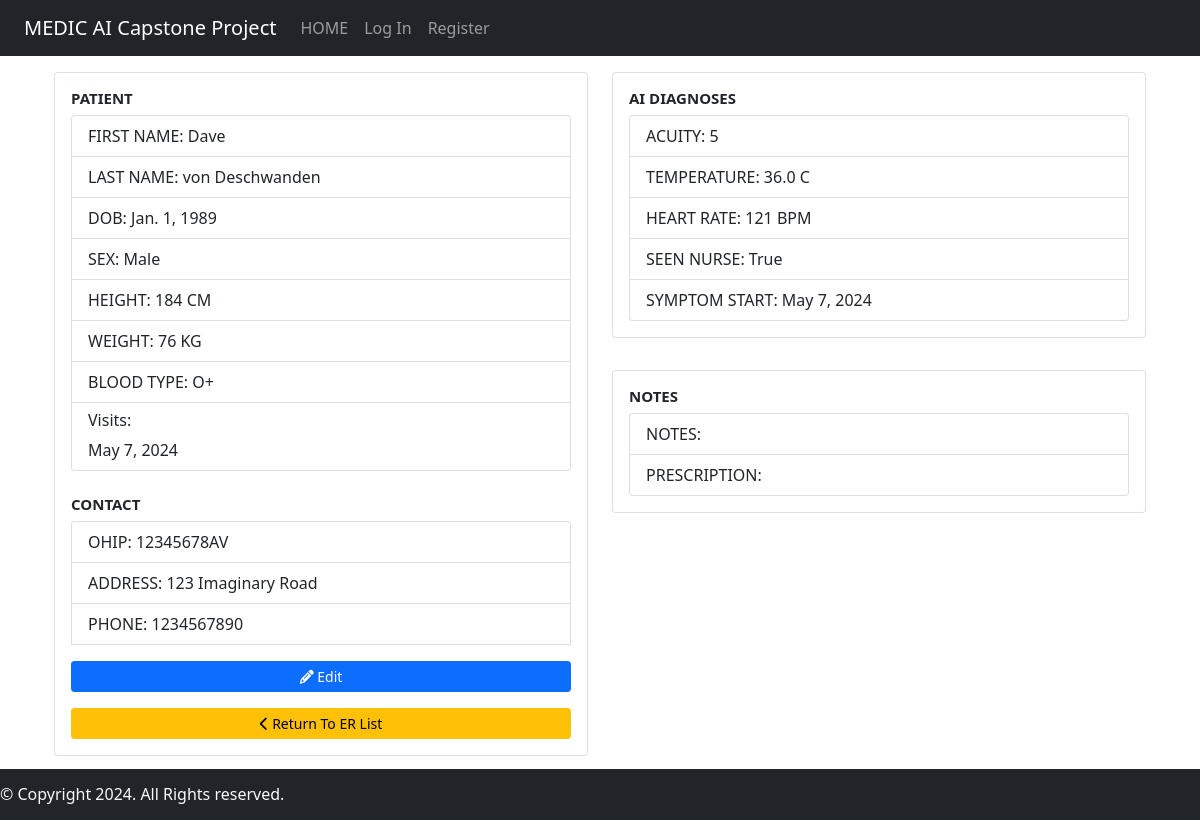
Page /patientinfo/1 on the earlier database version.
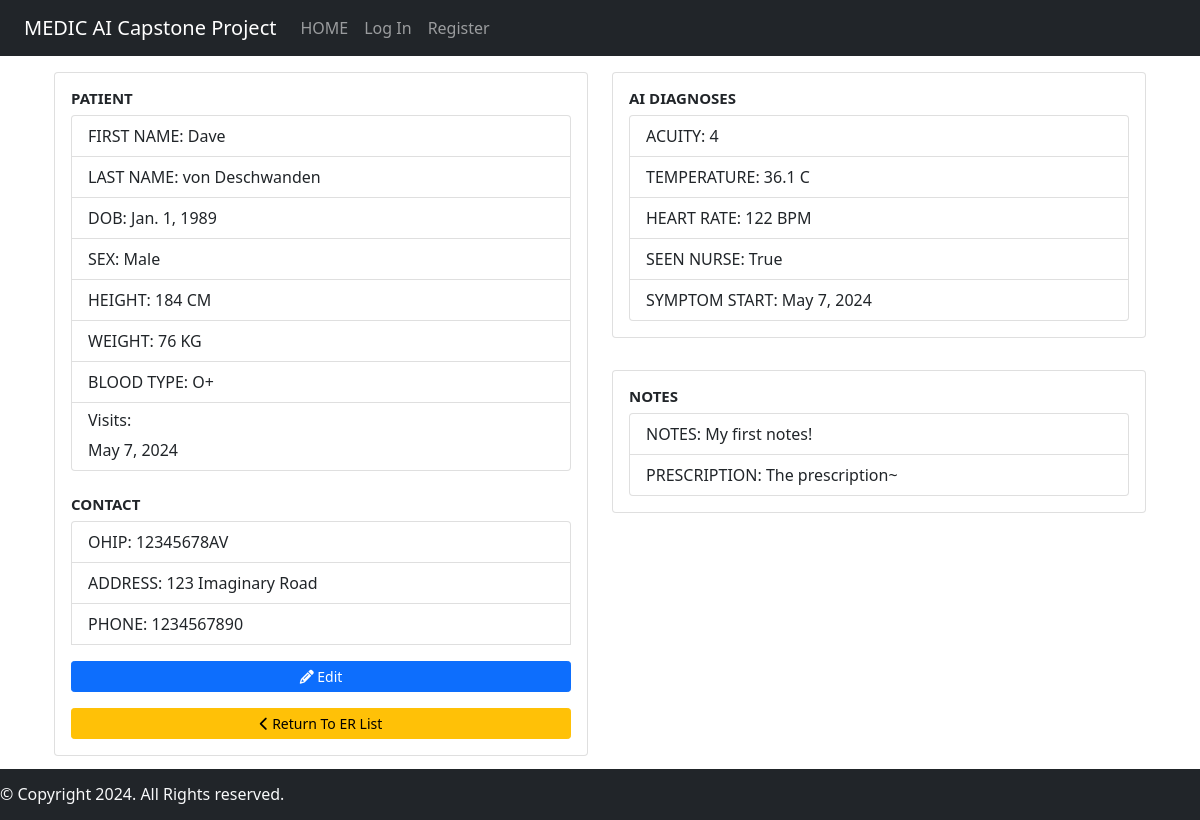
Same page on the later database version.
### medicAI/models.py (models this page shows)
class Patient(models.Model):
    BLOOD_TYPE = [
        ('AB+', 'AB+'),
        ('AB-', 'AB-'),
        ('A+', 'A+'),
        ('A-', 'A-'),
        ('B+', 'B+'),
        ('B-', 'B-'),
        ('O+', 'O+'),
        ('O-', 'O-'),
    ]
    SEX_CHOICES = [
        ('Male', 'Male'),
        ('Female', 'Female'),
        ('Other', 'Other'),
    ]
    first_name = models.CharField(max_length=64)
    last_name = models.CharField(max_length=64)
    dob = models.DateField()
    address = models.CharField(max_length=64, blank=True)
    phone_number = models.CharField(max_length=10, blank=True)
    height = models.IntegerField(blank=True)
    weight = models.IntegerField(blank=True)
    sex = models.CharField(max_length=6, choices=SEX_CHOICES)
    ohip = models.CharField(max_length=12)
    blood_type = models.CharField(
        max_length=3,
        choices=BLOOD_TYPE,
        default="",
        blank=True
    )

class Hospital_Visit(models.Model):
    ACUITY_CHOICES = [
        ('1', '1'),
        ('2', '2'),
        ('3', '3'),
        ('4', '4'),
        ('5', '5'),
    ]
    patient = models.ForeignKey(Patient, on_delete=models.CASCADE)
    symptom_start_date = models.DateField(default=timezone.now, blank=True)
    acuity = models.CharField(max_length=1, choices=ACUITY_CHOICES, default='5')
    temperature = models.DecimalField(
        max_digits=3,
        decimal_places=1,
        null=True,
        blank=True,
        validators=[MinValueValidator(30), MaxValueValidator(45)]
    )
    heart_rate = models.IntegerField(null=True, blank=True)
    prescription = models.CharField(max_length=200, blank=True)
    diagnosis = models.CharField(max_length=200, blank=True)
    seen_nurse = models.BooleanField(default=False)

### medicAI/views.py (the view)
# urls.py: path("patientinfo/<str:patient_id>", views.patient_info, name="patientinfo"),
def patient_info(request, patient_id):
    patient = Patient.objects.get(pk=patient_id)
    visit_list = Hospital_Visit.objects.filter(id=patient_id).order_by('-symptom_start_date')
    most_recent_visit = visit_list.first()
    context= {
        'patient': patient,
        'visit_list' : visit_list,
        'current_visit': most_recent_visit
    }
    return render(request, "medicAI/patientinfo.html", context)

### medicAI/templates/medicAI/patientinfo.html (shortened to what this page needs)
{% extends "medicAI/layout.html" %}
{% block body %}
<div class="container" style="margin-top: 1rem; margin-bottom: 3rem;">
    <div class="row">
        <div class="col-md-6">
            <div class="card" style="margin-bottom: 1rem;">
                <div class="card-body">
                    <h5 class="card-title" style="font-size: 15px; font-weight: bold;">PATIENT</h5>
                    <ul class="list-group">
                        <li class="list-group-item">FIRST NAME: {{ patient.first_name }}</li>
                        <li class="list-group-item">LAST NAME: {{ patient.last_name }}</li>
                        <li class="list-group-item">DOB: {{ patient.dob }}</li>
                        <li class="list-group-item">SEX: {{ patient.sex }}</li>
                        <li class="list-group-item">HEIGHT: {{ patient.height }} CM</li>
                        <li class="list-group-item">WEIGHT: {{ patient.weight }} KG</li>
                        <li class="list-group-item">BLOOD TYPE: {{ patient.blood_type }}</li>
                        <li class="list-group-item">
                            <h6>Visits:</h6>
                            <ul class="list-group" style="list-style-type: none; padding-left: 0;">
                                {% for visit in visit_list %}
                                <li>{{ visit.symptom_start_date }}</li>
                                {% endfor %}
                            </ul>
                        </li>
                    </ul>
                    <br/>
                    <h5 class="card-title" style="font-size: 15px; font-weight: bold;">CONTACT</h5>
                    <ul class="list-group">
                        <li class="list-group-item">OHIP: {{ patient.ohip }}</li>
                        <li class="list-group-item">ADDRESS: {{ patient.address }}</li>
                        <li class="list-group-item">PHONE: {{ patient.phone_number }}</li>
                    <a href="{% url 'editpatientinfo' patient_id=patient.id %}" class="btn btn-primary btn-sm" style="margin-top: 1rem;"><i class="fas fa-pencil-alt"></i> Edit</a>
                    <a href="{% url 'patientlist' %}" class="btn btn-warning btn-sm" style="margin-top: 1rem;"><i class="fas fa-chevron-left"></i> Return To ER List</a>
                </div>
            </div>
        </div>
        <div class="col-md-6">
            <div class="card" style="margin-bottom: 1rem;">
                <div class="card-body">
                    <h5 class="card-title" style="font-size: 15px; font-weight: bold;">AI DIAGNOSES</h5>
                    <ul class="list-group">
                        <li class="list-group-item">ACUITY: {{ current_visit.acuity }}</li>
                        <li class="list-group-item">TEMPERATURE: {{ current_visit.temperature }} C</li>
                        <li class="list-group-item">HEART RATE: {{ current_visit.heart_rate }} BPM</li>
                        <li class="list-group-item">SEEN NURSE: {{ current_visit.seen_nurse }} </li>
                        <li class="list-group-item">SYMPTOM START: {{ current_visit.symptom_start_date }}</li>
                    </ul>
                </div>
            </div>
            <div class="card">
                <div class="card-body">
                    <h5 class="card-title" style="font-size: 15px; font-weight: bold;">NOTES</h5>
                    <ul class="list-group">
                        <li class="list-group-item">NOTES: {{ current_visit.diagnosis }}</li>
                        <li class="list-group-item">PRESCRIPTION: {{ current_visit.prescription }}</li>
                    </ul>
                </div>
            </div>
        </div>
    </div>
</div>
{% endblock %}

### medicAI/templates/medicAI/layout.html (shortened to what this page needs)
<!DOCTYPE html>
    <html lang="en">
        <head>
            {% load bootstrap5 %}
            {% bootstrap_css %}
            {% load static %}
            <link href="{% static 'medicAI/styles.css' %}" rel="stylesheet">
            <link href="{% static 'fontawesomefree/css/fontawesome.css' %}" rel="stylesheet" type="text/css">
            <link href="{% static 'fontawesomefree/css/brands.css' %}" rel="stylesheet" type="text/css">
            <link href="{% static 'fontawesomefree/css/solid.css' %}" rel="stylesheet" type="text/css">
            <link href="https://cdn.jsdelivr.net/npm/bootstrap@5.0.0-alpha3/dist/css/bootstrap.min.css" rel="stylesheet">
            <link rel="stylesheet" href="https://cdnjs.cloudflare.com/ajax/libs/bootstrap-datepicker/1.9.0/css/bootstrap-datepicker.min.css">
            <link rel="stylesheet" href="https://cdnjs.cloudflare.com/ajax/libs/font-awesome/4.7.0/css/font-awesome.min.css">
        </head>
        <body>
            <nav class="navbar navbar-expand-lg navbar-dark bg-dark">
                <div class="container-fluid">
                    <a class="navbar-brand" href="/">MEDIC AI Capstone Project</a>
                    <div class="collapse navbar-collapse" id="navbarSupportedContent">
                        <ul class="navbar-nav me-auto mb-2 mb-lg-0">
                            <li class="nav-item">
                                <a class="nav-link" href="/">HOME</a>
                            </li>
                            {% if user.is_authenticated %}
                            <li class="nav-item">
                                <a class="nav-link" href="{% url 'patientlist' %}">PATIENTS</a>
                            </li>
                            <li class="nav-item">
                                <a class="nav-link" href="{% url 'logout' %}" name="logout">Log Out</a>
                            </li>
                            <li class="nav-item">
                                <a class="nav-link" href="" id="user-logo"></a>
                            </li>
                            {% else %}
                            <li class="nav-item">
                                <a class="nav-link" href="{% url 'login' %}">Log In</a>
                            </li>
                            <li class="nav-item">
                                <a class="nav-link" href="#">Register</a>
                            </li>
                            {% endif %}
                        </ul>
                    </div>
                </div>
            </nav>
            {% block body %}
            {% endblock %}
            <footer>
                <nav class="navbar fixed-bottom nav-background nav bg-dark" style="padding-bottom: 0;">
                  <h6 class="display-50 navbar-text text-light">&copy; Copyright 2024. All Rights reserved.</h6>
                </nav>
            </footer>
        </body>
    </html>
<!DOCTYPE html>

### medicAI/static/medicAI/styles.css (style rules this page uses)
.card { border: none; border-radius: 5px; background-color: #E8E5E4; }

Differences in the rows shown:
changed Hospital_Visit "True": acuity "5" → "4"; temperature "36.0" → "36.1"; heart_rate "121" → "122"; diagnosis (not shown) → "My first notes!"; prescription (not shown) → "The prescription~"
